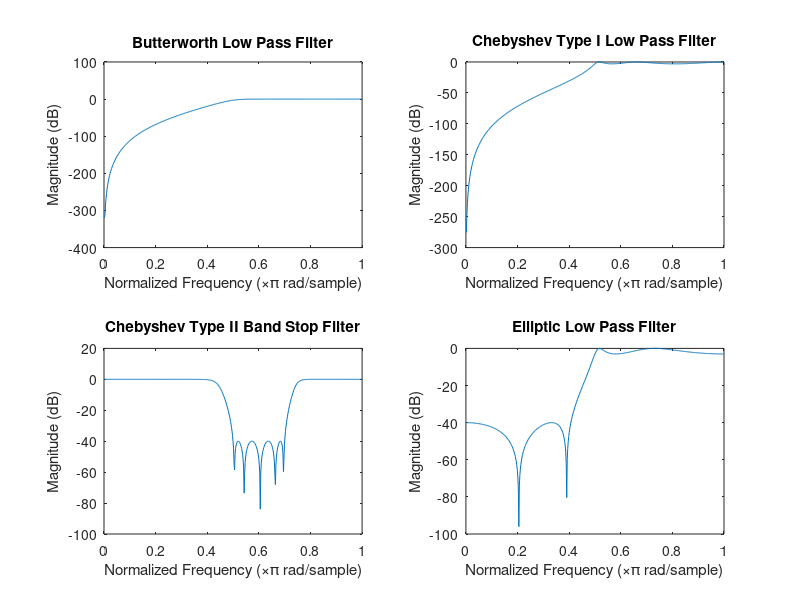

The MATLAB source for this figure: (Note: this script raises an error after producing the figure.)
% Define design parameters
wc1 = 0.5;
wc2 = 0.7;
rp = 3;   % Passband ripple
rs = 40;  % Stopband attenuation

% Calculate the minimum order of filters
[n_wc1, Wn1_butter] = buttord(wc1, wc2, rp, rs);
[n_wc1_cheby1, Wn1_cheby1] = cheb1ord(wc1, wc2, rp, rs);
[n_wc2_cheby2, Wn2_cheby2] = cheb2ord(wc1, wc2, rp, rs);
[n_wc1_ellip, Wn1_ellip] = ellipord(wc1, wc2, rp, rs);

% Design Butterworth filter
[b1, a1] = butter(n_wc1, Wn1_butter, 'high');
[H1, W1] = freqz(b1, a1);

% Design Chebyshev Type I filter
[b2, a2] = cheby1(n_wc1_cheby1, rp, Wn1_cheby1, 'high');
[H2, W2] = freqz(b2, a2);

% Design Chebyshev Type II filter
% Define stopband frequencies properly
Wn_stop = [wc1 wc2];
[b3, a3] = cheby2(n_wc2_cheby2, rs, Wn_stop, 'stop');
[H3, W3] = freqz(b3, a3);

% Design Elliptic filter
[b4, a4] = ellip(n_wc1_ellip, rp, rs, Wn1_ellip, 'high');
[H4, W4] = freqz(b4, a4);

% Plot frequency response for all filters
figure;

% Butterworth Filter
subplot(2,2,1);
plot(W1/pi, 20*log10(abs(H1)));
title('Butterworth Low Pass Filter');
xlabel('Normalized Frequency (\times\pi rad/sample)');
ylabel('Magnitude (dB)');

% Chebyshev Type I Filter
subplot(2,2,2);
plot(W2/pi, 20*log10(abs(H2)));
title('Chebyshev Type I Low Pass Filter');
xlabel('Normalized Frequency (\times\pi rad/sample)');
ylabel('Magnitude (dB)');

% Chebyshev Type II Filter
subplot(2,2,3);
plot(W3/pi, 20*log10(abs(H3)));
title('Chebyshev Type II Band Stop Filter');
xlabel('Normalized Frequency (\times\pi rad/sample)');
ylabel('Magnitude (dB)');

% Elliptic Filter
subplot(2,2,4);
plot(W4/pi, 20*log10(abs(H4)));
title('Elliptic Low Pass Filter');
xlabel('Normalized Frequency (\times\pi rad/sample)');
ylabel('Magnitude (dB)');

% Adjust layout to prevent label overlap
sgtitle('Filter Frequency Responses');
